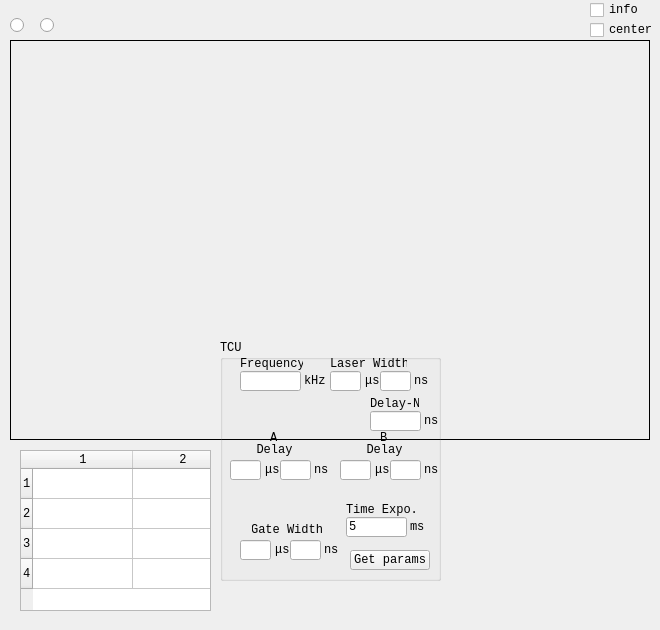
   <widget class="QFrame" name="MID">
    <property name="geometry">
     <rect>
      <x>220</x>
      <y>40</y>
      <width>660</width>
      <height>630</height>
     </rect>
    </property>
    <property name="font">
     <font>
      <family>Consolas</family>
      <pointsize>9</pointsize>
      <weight>50</weight>
      <bold>false</bold>
     </font>
    </property>
    <property name="mouseTracking">
     <bool>false</bool>
    </property>
    <property name="styleSheet">
     <string notr="true"/>
    </property>
    <property name="frameShape">
     <enum>QFrame::NoFrame</enum>
    </property>
    <property name="frameShadow">
     <enum>QFrame::Plain</enum>
    </property>
    <widget class="Display" name="SOURCE_DISPLAY">
     <property name="geometry">
      <rect>
       <x>10</x>
       <y>40</y>
       <width>640</width>
       <height>400</height>
      </rect>
     </property>
     <property name="font">
      <font>
       <family>Consolas</family>
       <pointsize>9</pointsize>
       <weight>50</weight>
       <bold>false</bold>
      </font>
     </property>
     <property name="mouseTracking">
      <bool>true</bool>
     </property>
     <property name="frameShape">
      <enum>QFrame::Box</enum>
     </property>
     <property name="text">
      <string/>
     </property>
    </widget>
    <widget class="QCheckBox" name="CENTER_CHECK">
     <property name="geometry">
      <rect>
       <x>590</x>
       <y>20</y>
       <width>67</width>
       <height>20</height>
      </rect>
     </property>
     <property name="font">
      <font>
       <family>Consolas</family>
       <pointsize>9</pointsize>
       <weight>50</weight>
       <bold>false</bold>
      </font>
     </property>
     <property name="mouseTracking">
      <bool>false</bool>
     </property>
     <property name="text">
      <string>center</string>
     </property>
    </widget>
    <widget class="Ruler" name="RULER_H">
     <property name="geometry">
      <rect>
       <x>10</x>
       <y>430</y>
       <width>640</width>
       <height>32</height>
      </rect>
     </property>
     <property name="font">
      <font>
       <family>Consolas</family>
       <pointsize>9</pointsize>
       <weight>50</weight>
       <bold>false</bold>
      </font>
     </property>
     <property name="mouseTracking">
      <bool>false</bool>
     </property>
     <property name="text">
      <string/>
     </property>
    </widget>
    <widget class="Ruler" name="RULER_V">
     <property name="geometry">
      <rect>
       <x>640</x>
       <y>40</y>
       <width>32</width>
       <height>400</height>
      </rect>
     </property>
     <property name="font">
      <font>
       <family>Consolas</family>
       <pointsize>9</pointsize>
       <weight>50</weight>
       <bold>false</bold>
      </font>
     </property>
     <property name="mouseTracking">
      <bool>false</bool>
     </property>
     <property name="text">
      <string/>
     </property>
    </widget>
    <widget class="Tools" name="DRAG_TOOL">
     <property name="geometry">
      <rect>
       <x>10</x>
       <y>15</y>
       <width>20</width>
       <height>20</height>
      </rect>
     </property>
     <property name="font">
      <font>
       <family>Consolas</family>
       <pointsize>9</pointsize>
       <weight>50</weight>
       <bold>false</bold>
      </font>
     </property>
     <property name="text">
      <string/>
     </property>
    </widget>
    <widget class="Tools" name="SELECT_TOOL">
     <property name="geometry">
      <rect>
       <x>40</x>
       <y>15</y>
       <width>20</width>
       <height>20</height>
      </rect>
     </property>
     <property name="font">
      <font>
       <family>Consolas</family>
       <pointsize>9</pointsize>
       <weight>50</weight>
       <bold>false</bold>
      </font>
     </property>
     <property name="text">
      <string/>
     </property>
    </widget>
    <widget class="Coordinate" name="CURR_COORD">
     <property name="geometry">
      <rect>
       <x>90</x>
       <y>5</y>
       <width>90</width>
       <height>30</height>
      </rect>
     </property>
     <property name="font">
      <font>
       <family>Consolas</family>
       <pointsize>9</pointsize>
       <weight>50</weight>
       <bold>false</bold>
      </font>
     </property>
     <property name="frameShape">
      <enum>QFrame::NoFrame</enum>
     </property>
     <property name="frameShadow">
      <enum>QFrame::Raised</enum>
     </property>
    </widget>
    <widget class="Coordinate" name="START_COORD">
     <property name="geometry">
      <rect>
       <x>200</x>
       <y>5</y>
       <width>90</width>
       <height>30</height>
      </rect>
     </property>
     <property name="font">
      <font>
       <family>Consolas</family>
       <pointsize>9</pointsize>
       <weight>50</weight>
       <bold>false</bold>
      </font>
     </property>
     <property name="frameShape">
      <enum>QFrame::NoFrame</enum>
     </property>
     <property name="frameShadow">
      <enum>QFrame::Raised</enum>
     </property>
    </widget>
    <widget class="Coordinate" name="SHAPE_INFO">
     <property name="geometry">
      <rect>
       <x>310</x>
       <y>5</y>
       <width>90</width>
       <height>30</height>
      </rect>
     </property>
     <property name="font">
      <font>
       <family>Consolas</family>
       <pointsize>9</pointsize>
       <weight>50</weight>
       <bold>false</bold>
      </font>
     </property>
     <property name="frameShape">
      <enum>QFrame::NoFrame</enum>
     </property>
     <property name="frameShadow">
      <enum>QFrame::Raised</enum>
     </property>
    </widget>
    <widget class="QCheckBox" name="INFO_CHECK">
     <property name="geometry">
      <rect>
       <x>590</x>
       <y>0</y>
       <width>53</width>
       <height>20</height>
      </rect>
     </property>
     <property name="font">
      <font>
       <family>Consolas</family>
       <pointsize>9</pointsize>
       <weight>50</weight>
       <bold>false</bold>
      </font>
     </property>
     <property name="mouseTracking">
      <bool>false</bool>
     </property>
     <property name="text">
      <string>info</string>
     </property>
    </widget>
    <widget class="QLabel" name="APP_NAME">
     <property name="geometry">
      <rect>
       <x>490</x>
       <y>0</y>
       <width>81</width>
       <height>35</height>
      </rect>
     </property>
     <property name="font">
      <font>
       <family>微软雅黑</family>
       <pointsize>20</pointsize>
       <weight>50</weight>
       <bold>false</bold>
      </font>
     </property>
     <property name="text">
      <string/>
     </property>
    </widget>
    <widget class="QGroupBox" name="TCU_STATIC">
     <property name="geometry">
      <rect>
       <x>220</x>
       <y>340</y>
       <width>221</width>
       <height>241</height>
      </rect>
     </property>
     <property name="font">
      <font>
       <family>Consolas</family>
       <pointsize>9</pointsize>
       <weight>50</weight>
       <bold>false</bold>
      </font>
     </property>
     <property name="mouseTracking">
      <bool>false</bool>
     </property>
     <property name="title">
      <string>TCU</string>
     </property>
     <widget class="QLineEdit" name="FREQ_EDIT">
      <property name="geometry">
       <rect>
        <x>20</x>
        <y>31</y>
        <width>61</width>
        <height>20</height>
       </rect>
      </property>
      <property name="font">
       <font>
        <family>Consolas</family>
        <pointsize>9</pointsize>
        <weight>50</weight>
        <bold>false</bold>
       </font>
      </property>
      <property name="mouseTracking">
       <bool>false</bool>
      </property>
     </widget>
     <widget class="QLabel" name="FREQ">
      <property name="geometry">
       <rect>
        <x>20</x>
        <y>17</y>
        <width>63</width>
        <height>14</height>
       </rect>
      </property>
      <property name="font">
       <font>
        <family>Consolas</family>
        <pointsize>9</pointsize>
        <weight>50</weight>
        <bold>false</bold>
       </font>
      </property>
      <property name="mouseTracking">
       <bool>false</bool>
      </property>
      <property name="text">
       <string>Frequency</string>
      </property>
      <property name="alignment">
       <set>Qt::AlignLeading|Qt::AlignLeft|Qt::AlignVCenter</set>
      </property>
     </widget>
     <widget class="QLabel" name="FREQ_UNIT">
      <property name="geometry">
       <rect>
        <x>84</x>
        <y>34</y>
        <width>21</width>
        <height>14</height>
       </rect>
      </property>
      <property name="font">
       <font>
        <family>Consolas</family>
        <pointsize>9</pointsize>
        <weight>50</weight>
        <bold>false</bold>
       </font>
      </property>
      <property name="mouseTracking">
       <bool>false</bool>
      </property>
      <property name="text">
       <string>kHz</string>
      </property>
     </widget>
     <widget class="QLabel" name="LASER_WIDTH">
      <property name="geometry">
       <rect>
        <x>110</x>
        <y>17</y>
        <width>77</width>
        <height>14</height>
       </rect>
      </property>
      <property name="font">
       <font>
        <family>Consolas</family>
        <pointsize>9</pointsize>
        <weight>50</weight>
        <bold>false</bold>
       </font>
      </property>
      <property name="mouseTracking">
       <bool>false</bool>
      </property>
      <property name="text">
       <string>Laser Width</string>
      </property>
      <property name="alignment">
       <set>Qt::AlignLeading|Qt::AlignLeft|Qt::AlignVCenter</set>
      </property>
     </widget>
     <widget class="QLineEdit" name="LASER_WIDTH_EDIT_U">
      <property name="geometry">
       <rect>
        <x>110</x>
        <y>31</y>
        <width>31</width>
        <height>20</height>
       </rect>
      </property>
      <property name="font">
       <font>
        <family>Consolas</family>
        <pointsize>9</pointsize>
        <weight>50</weight>
        <bold>false</bold>
       </font>
      </property>
      <property name="mouseTracking">
       <bool>false</bool>
      </property>
     </widget>
     <widget class="QLineEdit" name="LASER_WIDTH_EDIT_N">
      <property name="geometry">
       <rect>
        <x>160</x>
        <y>31</y>
        <width>31</width>
        <height>20</height>
       </rect>
      </property>
      <property name="font">
       <font>
        <family>Consolas</family>
        <pointsize>9</pointsize>
        <weight>50</weight>
        <bold>false</bold>
       </font>
      </property>
      <property name="mouseTracking">
       <bool>false</bool>
      </property>
     </widget>
     <widget class="QLabel" name="LASER_WIDTH_U_UNIT">
      <property name="geometry">
       <rect>
        <x>138</x>
        <y>34</y>
        <width>21</width>
        <height>14</height>
       </rect>
      </property>
      <property name="font">
       <font>
        <family>Consolas</family>
        <pointsize>9</pointsize>
        <weight>50</weight>
        <bold>false</bold>
       </font>
      </property>
      <property name="mouseTracking">
       <bool>false</bool>
      </property>
      <property name="text">
       <string> μs</string>
      </property>
     </widget>
     <widget class="QLabel" name="LASER_WIDTH_N_UNIT">
      <property name="geometry">
       <rect>
        <x>194</x>
        <y>34</y>
        <width>14</width>
        <height>14</height>
       </rect>
      </property>
      <property name="font">
       <font>
        <family>Consolas</family>
        <pointsize>9</pointsize>
        <weight>50</weight>
        <bold>false</bold>
       </font>
      </property>
      <property name="mouseTracking">
       <bool>false</bool>
      </property>
      <property name="text">
       <string>ns</string>
      </property>
     </widget>
     <widget class="QLabel" name="TCU_A">
      <property name="geometry">
       <rect>
        <x>50</x>
        <y>91</y>
        <width>7</width>
        <height>14</height>
       </rect>
      </property>
      <property name="font">
       <font>
        <family>Consolas</family>
        <pointsize>9</pointsize>
        <weight>50</weight>
        <bold>false</bold>
       </font>
      </property>
      <property name="mouseTracking">
       <bool>false</bool>
      </property>
      <property name="text">
       <string>A</string>
      </property>
     </widget>
     <widget class="QLabel" name="TCU_B">
      <property name="geometry">
       <rect>
        <x>160</x>
        <y>91</y>
        <width>7</width>
        <height>14</height>
       </rect>
      </property>
      <property name="font">
       <font>
        <family>Consolas</family>
        <pointsize>9</pointsize>
        <weight>50</weight>
        <bold>false</bold>
       </font>
      </property>
      <property name="mouseTracking">
       <bool>false</bool>
      </property>
      <property name="text">
       <string>B</string>
      </property>
     </widget>
     <widget class="QLabel" name="DELAY_A_UNIT_N">
      <property name="geometry">
       <rect>
        <x>94</x>
        <y>123</y>
        <width>14</width>
        <height>14</height>
       </rect>
      </property>
      <property name="font">
       <font>
        <family>Consolas</family>
        <pointsize>9</pointsize>
        <weight>50</weight>
        <bold>false</bold>
       </font>
      </property>
      <property name="mouseTracking">
       <bool>false</bool>
      </property>
      <property name="text">
       <string>ns</string>
      </property>
     </widget>
     <widget class="QLineEdit" name="DELAY_A_EDIT_N">
      <property name="geometry">
       <rect>
        <x>60</x>
        <y>120</y>
        <width>31</width>
        <height>20</height>
       </rect>
      </property>
      <property name="font">
       <font>
        <family>Consolas</family>
        <pointsize>9</pointsize>
        <weight>50</weight>
        <bold>false</bold>
       </font>
      </property>
      <property name="mouseTracking">
       <bool>false</bool>
      </property>
     </widget>
     <widget class="QLabel" name="DELAY_A_UNIT_U">
      <property name="geometry">
       <rect>
        <x>38</x>
        <y>123</y>
        <width>21</width>
        <height>14</height>
       </rect>
      </property>
      <property name="font">
       <font>
        <family>Consolas</family>
        <pointsize>9</pointsize>
        <weight>50</weight>
        <bold>false</bold>
       </font>
      </property>
      <property name="mouseTracking">
       <bool>false</bool>
      </property>
      <property name="text">
       <string> μs</string>
      </property>
     </widget>
     <widget class="QLabel" name="DELAY_A">
      <property name="geometry">
       <rect>
        <x>37</x>
        <y>103</y>
        <width>35</width>
        <height>14</height>
       </rect>
      </property>
      <property name="font">
       <font>
        <family>Consolas</family>
        <pointsize>9</pointsize>
        <weight>50</weight>
        <bold>false</bold>
       </font>
      </property>
      <property name="mouseTracking">
       <bool>false</bool>
      </property>
      <property name="text">
       <string>Delay</string>
      </property>
      <property name="alignment">
       <set>Qt::AlignCenter</set>
      </property>
     </widget>
     <widget class="QLineEdit" name="DELAY_A_EDIT_U">
      <property name="geometry">
       <rect>
        <x>10</x>
        <y>120</y>
        <width>31</width>
        <height>20</height>
       </rect>
      </property>
      <property name="font">
       <font>
        <family>Consolas</family>
        <pointsize>9</pointsize>
        <weight>50</weight>
        <bold>false</bold>
       </font>
      </property>
      <property name="mouseTracking">
       <bool>false</bool>
      </property>
     </widget>
     <widget class="QLabel" name="DELAY_B">
      <property name="geometry">
       <rect>
        <x>147</x>
        <y>103</y>
        <width>35</width>
        <height>14</height>
       </rect>
      </property>
      <property name="font">
       <font>
        <family>Consolas</family>
        <pointsize>9</pointsize>
        <weight>50</weight>
        <bold>false</bold>
       </font>
      </property>
      <property name="mouseTracking">
       <bool>false</bool>
      </property>
      <property name="text">
       <string>Delay</string>
      </property>
      <property name="alignment">
       <set>Qt::AlignCenter</set>
      </property>
     </widget>
     <widget class="QLineEdit" name="DELAY_B_EDIT_U">
      <property name="geometry">
       <rect>
        <x>120</x>
        <y>120</y>
        <width>31</width>
        <height>20</height>
       </rect>
      </property>
      <property name="font">
       <font>
        <family>Consolas</family>
        <pointsize>9</pointsize>
        <weight>50</weight>
        <bold>false</bold>
       </font>
      </property>
      <property name="mouseTracking">
       <bool>false</bool>
      </property>
     </widget>
     <widget class="QLabel" name="DELAY_B_UNIT_U">
      <property name="geometry">
       <rect>
        <x>148</x>
        <y>123</y>
        <width>21</width>
        <height>14</height>
       </rect>
      </property>
      <property name="font">
       <font>
        <family>Consolas</family>
        <pointsize>9</pointsize>
        <weight>50</weight>
        <bold>false</bold>
       </font>
      </property>
      <property name="mouseTracking">
       <bool>false</bool>
      </property>
      <property name="text">
       <string> μs</string>
      </property>
     </widget>
     <widget class="QLabel" name="DELAY_B_UNIT_N">
      <property name="geometry">
       <rect>
        <x>204</x>
        <y>123</y>
        <width>14</width>
        <height>14</height>
       </rect>
      </property>
      <property name="font">
       <font>
        <family>Consolas</family>
        <pointsize>9</pointsize>
        <weight>50</weight>
        <bold>false</bold>
       </font>
      </property>
      <property name="mouseTracking">
       <bool>false</bool>
      </property>
      <property name="text">
       <string>ns</string>
      </property>
     </widget>
     <widget class="QLineEdit" name="DELAY_B_EDIT_N">
      <property name="geometry">
       <rect>
        <x>170</x>
        <y>120</y>
        <width>31</width>
        <height>20</height>
       </rect>
      </property>
      <property name="font">
       <font>
        <family>Consolas</family>
        <pointsize>9</pointsize>
        <weight>50</weight>
        <bold>false</bold>
       </font>
      </property>
      <property name="mouseTracking">
       <bool>false</bool>
      </property>
     </widget>
     <widget class="QLabel" name="GATE_WIDTH_A">
      <property name="geometry">
       <rect>
        <x>32</x>
        <y>183</y>
        <width>70</width>
        <height>14</height>
       </rect>
      </property>
      <property name="font">
       <font>
        <family>Consolas</family>
        <pointsize>9</pointsize>
        <weight>50</weight>
        <bold>false</bold>
       </font>
      </property>
      <property name="mouseTracking">
       <bool>false</bool>
      </property>
      <property name="text">
       <string>Gate Width</string>
      </property>
      <property name="alignment">
       <set>Qt::AlignCenter</set>
      </property>
     </widget>
     <widget class="QLineEdit" name="GATE_WIDTH_A_EDIT_U">
      <property name="geometry">
       <rect>
        <x>20</x>
        <y>200</y>
        <width>31</width>
        <height>20</height>
       </rect>
      </property>
      <property name="font">
       <font>
        <family>Consolas</family>
        <pointsize>9</pointsize>
        <weight>50</weight>
        <bold>false</bold>
       </font>
      </property>
      <property name="mouseTracking">
       <bool>false</bool>
      </property>
     </widget>
     <widget class="QLabel" name="GATE_WIDTH_A_UNIT_U">
      <property name="geometry">
       <rect>
        <x>48</x>
        <y>203</y>
        <width>21</width>
        <height>14</height>
       </rect>
      </property>
      <property name="font">
       <font>
        <family>Consolas</family>
        <pointsize>9</pointsize>
        <weight>50</weight>
        <bold>false</bold>
       </font>
      </property>
      <property name="mouseTracking">
       <bool>false</bool>
      </property>
      <property name="text">
       <string> μs</string>
      </property>
     </widget>
     <widget class="QLabel" name="GATE_WIDTH_A_UNIT_N">
      <property name="geometry">
       <rect>
        <x>104</x>
        <y>203</y>
        <width>14</width>
        <height>14</height>
       </rect>
      </property>
      <property name="font">
       <font>
        <family>Consolas</family>
        <pointsize>9</pointsize>
        <weight>50</weight>
        <bold>false</bold>
       </font>
      </property>
      <property name="mouseTracking">
       <bool>false</bool>
      </property>
      <property name="text">
       <string>ns</string>
      </property>
     </widget>
     <widget class="QLineEdit" name="GATE_WIDTH_A_EDIT_N">
      <property name="geometry">
       <rect>
        <x>70</x>
        <y>200</y>
        <width>31</width>
        <height>20</height>
       </rect>
      </property>
      <property name="font">
       <font>
        <family>Consolas</family>
        <pointsize>9</pointsize>
        <weight>50</weight>
        <bold>false</bold>
       </font>
      </property>
      <property name="mouseTracking">
       <bool>false</bool>
      </property>
     </widget>
     <widget class="QLineEdit" name="DELAY_N_EDIT_N">
      <property name="geometry">
       <rect>
        <x>150</x>
        <y>71</y>
        <width>51</width>
        <height>20</height>
       </rect>
      </property>
      <property name="font">
       <font>
        <family>Consolas</family>
        <pointsize>9</pointsize>
        <weight>50</weight>
        <bold>false</bold>
       </font>
      </property>
      <property name="mouseTracking">
       <bool>false</bool>
      </property>
     </widget>
     <widget class="QLabel" name="DELAY_N_UNIT_N">
      <property name="geometry">
       <rect>
        <x>204</x>
        <y>74</y>
        <width>14</width>
        <height>14</height>
       </rect>
      </property>
      <property name="font">
       <font>
        <family>Consolas</family>
        <pointsize>9</pointsize>
        <weight>50</weight>
        <bold>false</bold>
       </font>
      </property>
      <property name="mouseTracking">
       <bool>false</bool>
      </property>
      <property name="text">
       <string>ns</string>
      </property>
     </widget>
     <widget class="QLabel" name="DELAY_N">
      <property name="geometry">
       <rect>
        <x>150</x>
        <y>57</y>
        <width>49</width>
        <height>14</height>
       </rect>
      </property>
      <property name="font">
       <font>
        <family>Consolas</family>
        <pointsize>9</pointsize>
        <weight>50</weight>
        <bold>false</bold>
       </font>
      </property>
      <property name="mouseTracking">
       <bool>false</bool>
      </property>
      <property name="text">
       <string>Delay-N</string>
      </property>
      <property name="alignment">
       <set>Qt::AlignLeading|Qt::AlignLeft|Qt::AlignVCenter</set>
      </property>
     </widget>
     <widget class="QLabel" name="DUTY_UNIT">
      <property name="geometry">
       <rect>
        <x>190</x>
        <y>180</y>
        <width>14</width>
        <height>14</height>
       </rect>
      </property>
      <property name="font">
       <font>
        <family>Consolas</family>
        <pointsize>9</pointsize>
        <weight>50</weight>
        <bold>false</bold>
       </font>
      </property>
      <property name="mouseTracking">
       <bool>false</bool>
      </property>
      <property name="text">
       <string>ms</string>
      </property>
     </widget>
     <widget class="QLabel" name="DUTY">
      <property name="geometry">
       <rect>
        <x>126</x>
        <y>163</y>
        <width>70</width>
        <height>14</height>
       </rect>
      </property>
      <property name="font">
       <font>
        <family>Consolas</family>
        <pointsize>9</pointsize>
        <weight>50</weight>
        <bold>false</bold>
       </font>
      </property>
      <property name="mouseTracking">
       <bool>false</bool>
      </property>
      <property name="text">
       <string>Time Expo.</string>
      </property>
      <property name="alignment">
       <set>Qt::AlignLeading|Qt::AlignLeft|Qt::AlignVCenter</set>
      </property>
     </widget>
     <widget class="QLineEdit" name="DUTY_EDIT">
      <property name="geometry">
       <rect>
        <x>126</x>
        <y>177</y>
        <width>61</width>
        <height>20</height>
       </rect>
      </property>
      <property name="font">
       <font>
        <family>Consolas</family>
        <pointsize>9</pointsize>
        <weight>50</weight>
        <bold>false</bold>
       </font>
      </property>
      <property name="mouseTracking">
       <bool>false</bool>
      </property>
      <property name="text">
       <string>5</string>
      </property>
     </widget>
     <widget class="QPushButton" name="GET_PARAMS_BUTTON">
      <property name="geometry">
       <rect>
        <x>130</x>
        <y>210</y>
        <width>80</width>
        <height>20</height>
       </rect>
      </property>
      <property name="font">
       <font>
        <family>Consolas</family>
        <pointsize>9</pointsize>
        <weight>50</weight>
        <bold>false</bold>
       </font>
      </property>
      <property name="mouseTracking">
       <bool>false</bool>
      </property>
      <property name="text">
       <string>Get params</string>
      </property>
     </widget>
     <zorder>FREQ_EDIT</zorder>
     <zorder>FREQ</zorder>
     <zorder>FREQ_UNIT</zorder>
     <zorder>LASER_WIDTH</zorder>
     <zorder>LASER_WIDTH_EDIT_N</zorder>
     <zorder>LASER_WIDTH_U_UNIT</zorder>
     <zorder>LASER_WIDTH_N_UNIT</zorder>
     <zorder>TCU_A</zorder>
     <zorder>TCU_B</zorder>
     <zorder>DELAY_A_UNIT_N</zorder>
     <zorder>DELAY_A_EDIT_N</zorder>
     <zorder>DELAY_A_UNIT_U</zorder>
     <zorder>DELAY_A</zorder>
     <zorder>DELAY_A_EDIT_U</zorder>
     <zorder>DELAY_B</zorder>
     <zorder>DELAY_B_UNIT_U</zorder>
     <zorder>DELAY_B_UNIT_N</zorder>
     <zorder>DELAY_B_EDIT_N</zorder>
     <zorder>GATE_WIDTH_A</zorder>
     <zorder>GATE_WIDTH_A_UNIT_U</zorder>
     <zorder>GATE_WIDTH_A_UNIT_N</zorder>
     <zorder>GATE_WIDTH_A_EDIT_N</zorder>
     <zorder>DELAY_N_EDIT_N</zorder>
     <zorder>DELAY_N_UNIT_N</zorder>
     <zorder>DELAY_N</zorder>
     <zorder>LASER_WIDTH_EDIT_U</zorder>
     <zorder>DELAY_B_EDIT_U</zorder>
     <zorder>GATE_WIDTH_A_EDIT_U</zorder>
     <zorder>DUTY_UNIT</zorder>
     <zorder>DUTY</zorder>
     <zorder>DUTY_EDIT</zorder>
     <zorder>GET_PARAMS_BUTTON</zorder>
    </widget>
    <widget class="QTableWidget" name="ROI_TABLE">
     <property name="geometry">
      <rect>
       <x>20</x>
       <y>450</y>
       <width>191</width>
       <height>161</height>
      </rect>
     </property>
     <property name="verticalScrollBarPolicy">
      <enum>Qt::ScrollBarAlwaysOff</enum>
     </property>
     <property name="horizontalScrollBarPolicy">
      <enum>Qt::ScrollBarAlwaysOff</enum>
     </property>
     <property name="rowCount">
      <number>4</number>
     </property>
     <property name="columnCount">
      <number>2</number>
     </property>
     <attribute name="verticalHeaderVisible">
      <bool>true</bool>
     </attribute>
     <row/>
     <row/>
     <row/>
     <row/>
     <column/>
     <column/>
    </widget>
   </widget>
